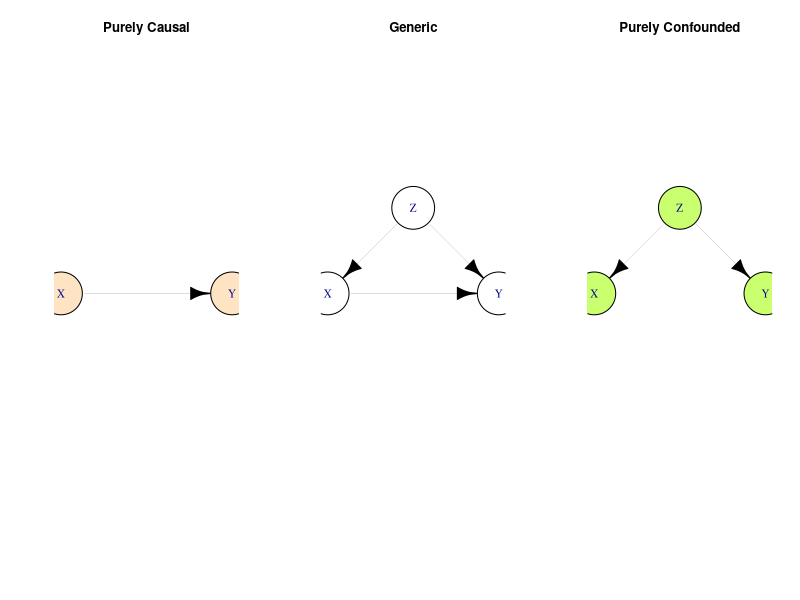

R code for this plot:
library(igraph)

CENTERS <- rbind(c(-1,0),c(1,0),c(0,1))
g1 <- graph(c(2,1), n=2)
V(g1)$label <- c("X","Y")
g2 <- graph(c(2,1, 1,3, 2,3), n=3)
V(g2)$label <- c("X","Y","Z")
g3 <- graph(c(1,3, 2,3), n=3)
V(g3)$label <- c("X","Y","Z")

par(mfrow=c(1,3))
plot(g1, layout=CENTERS[1:2,], axes = FALSE, rescale=FALSE, 
     edge.arrow.mode=1, edge.color="black", edge.width=0.1,
     vertex.label=V(g1)$label, vertex.color="bisque", vertex.size=50,
     main = "Purely Causal")
plot(g2, layout=CENTERS, axes = FALSE, rescale=FALSE,
     edge.arrow.mode=1, edge.color="black", edge.width=0.1,
     vertex.label=V(g2)$label, vertex.color="white", vertex.size=50,
     main = "Generic")
plot(g3, layout=CENTERS, axes = FALSE, rescale=FALSE,
     edge.arrow.mode=1, edge.color="black", edge.width=0.1,
     vertex.label=V(g3)$label, vertex.color="darkolivegreen1", vertex.size=50,
     main = "Purely Confounded")